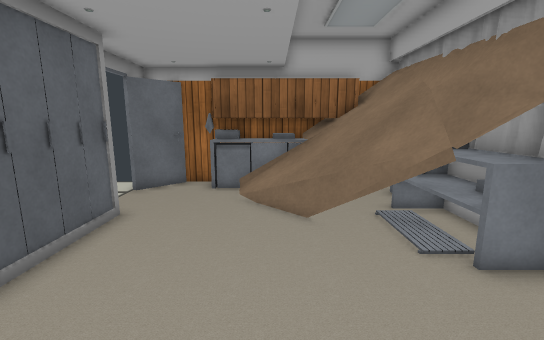
[1] (above)

12 first-person views from a walk through a 3-D level made in the Unity game engine. The camera is 1.4 m above the floor, tilts 10° down and sees 90° across. The floor is counted in squares, 0.5 m on a side. Each view is taken from the middle of a square. On the plan, view 1 faces up. The plan holds only what a view shows up to about 19 squares ahead; the rest is blank. The player character is not drawn. Some surface patterns are stand-ins.

[2]
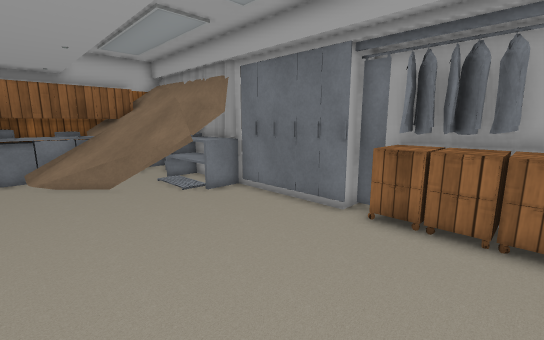

[3]
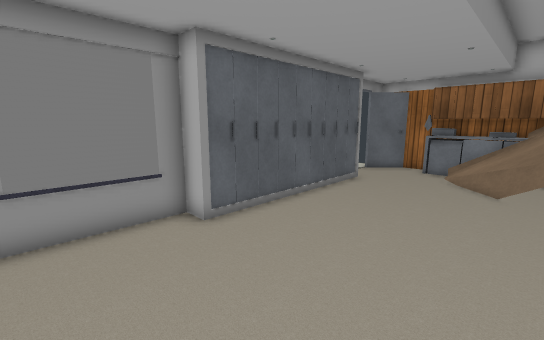

[4]
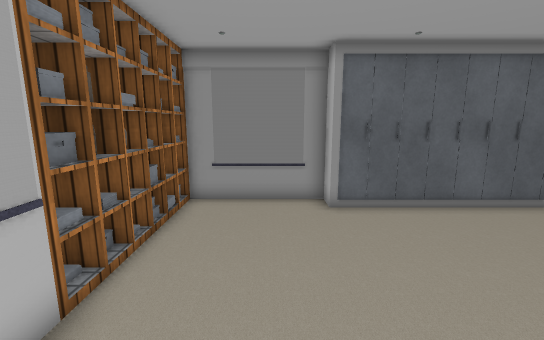

[5]
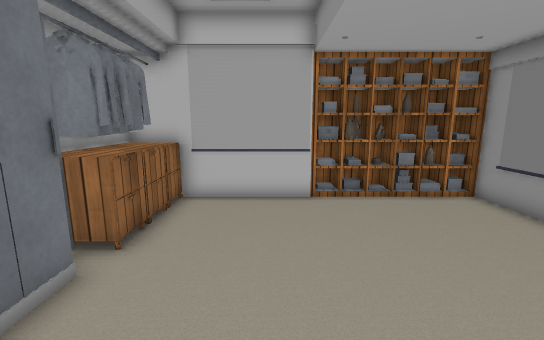

[6]
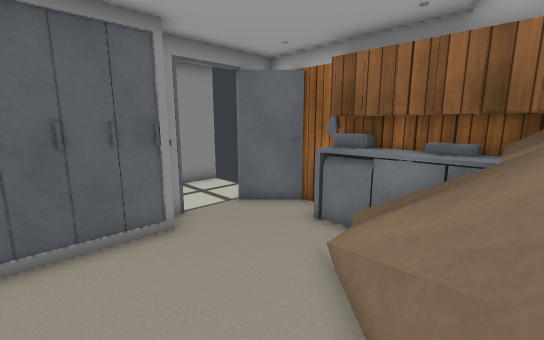

[7]
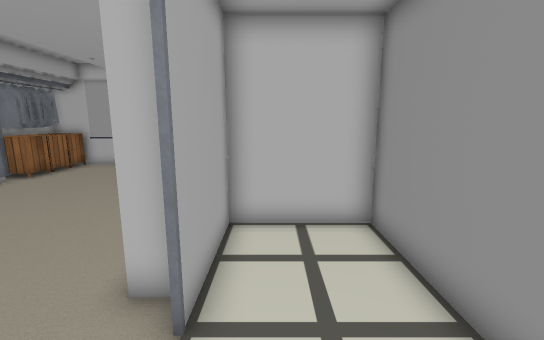

[8]
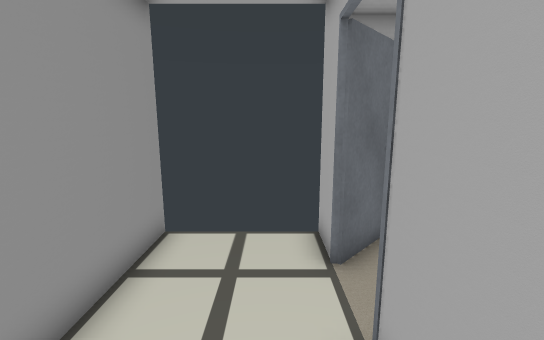

[9]
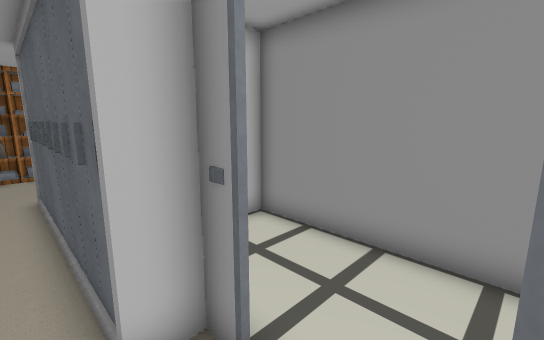

[10]
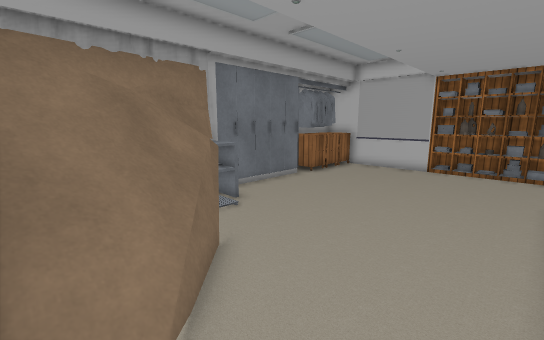

[11]
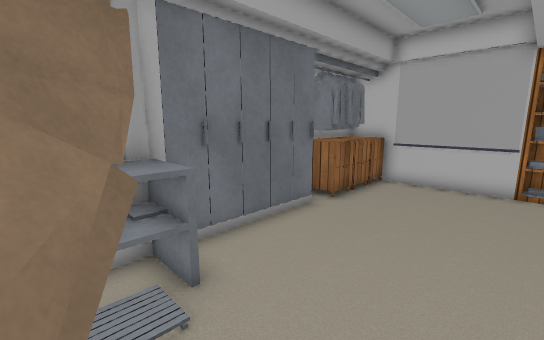

[12]
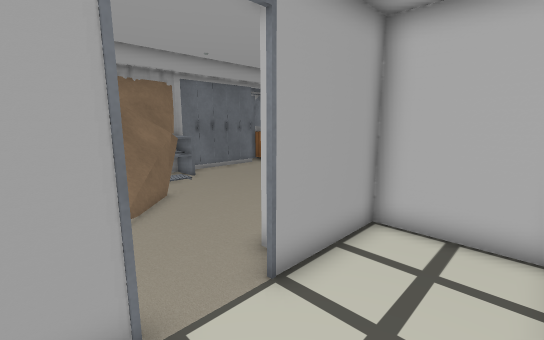

### Floor plan
Key: @ floor where view 1 was taken; # wall or solid block; . main floor; : floor 0.25 m higher than the main floor; + floor 0.5 m higher than the main floor; * floor 0.75 m higher than the main floor; % floor 1 m higher than the main floor; & floor 1.25 m higher than the main floor; $ floor 1.75 m higher than the main floor; = window, fence, low wall or low ledge; ^ raised ledge; C cupboard; L closet; R drawers; U curtain.
Columns run from 10 left of view 1 to 7 right of it. Each row starts with its distance up from view 1.
 13 #   ## ##CCCCC#
 12 #...######CCCC##
 11 #...##..===#% ##
 10 #.........+*%&=#
  9 #.........:+%&$#
  8 #...##.....:*% #
  7 #...#L......==##
  6 #...#L.......==##
  5 #####L........^##
  4      L......... L
  3      L..........L
  2      L..........L
  1      L..........L
  0      L....@.....L
 -1     ##..........##
 -2     #..........RR#
 -3     #..........R##
 -4     #..........RR#
 -5     #..........RRR
 -6     ######=^UUU###
 -7         ###

Positions as (right, up) in squares from view 1, and headings:
1: (0, 0), facing up
2: (-2, -5), facing up-right
3: (2, -5), facing up-left
4: (4, -3), facing left
5: (2, 4), facing down
6: (2, 5), facing up-left
7: (-7, 12), facing down
8: (-7, 6), facing up
9: (-4, 11), facing down-left
10: (-4, 11), facing down-right
11: (0, 7), facing down-right
12: (-9, 12), facing down-right
